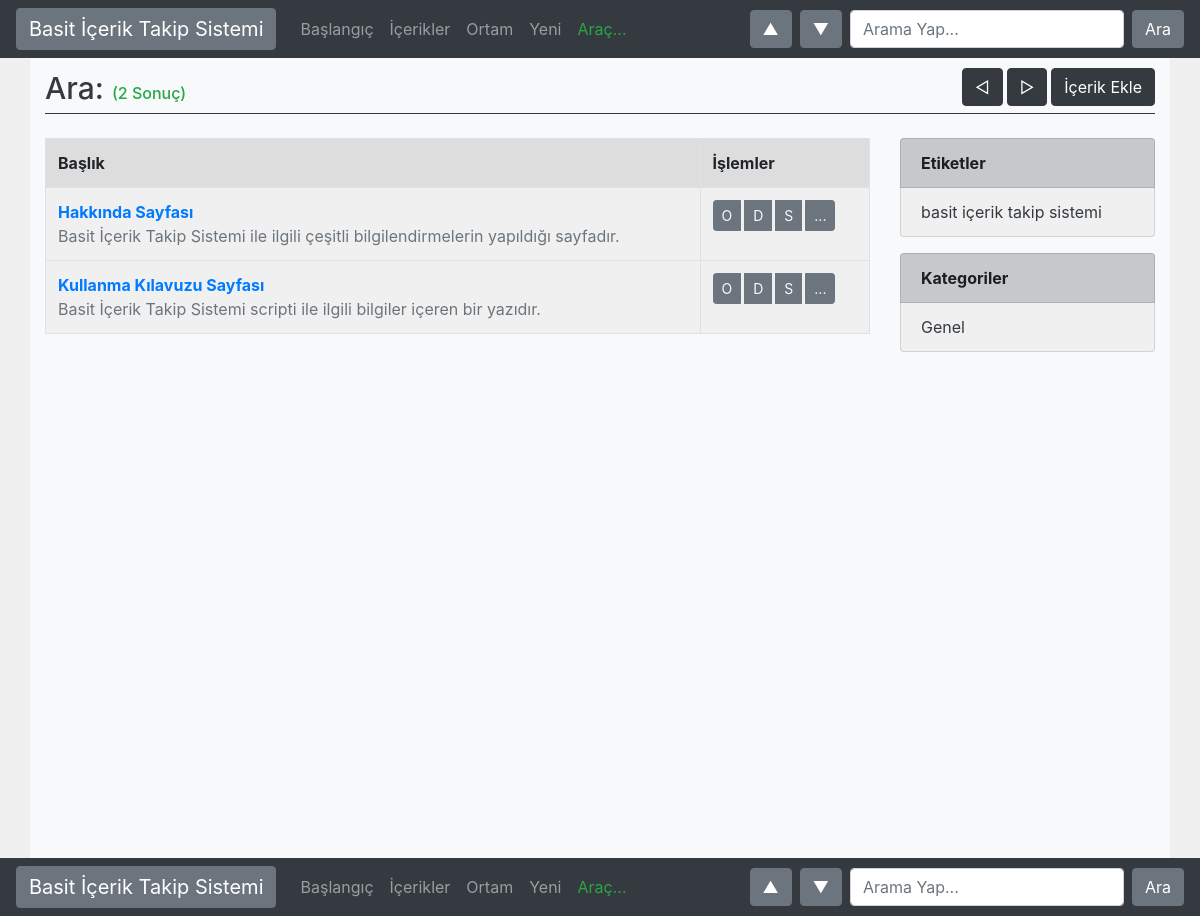
/ara.php, run on the app's committed database.
### tables this page shows
CREATE TABLE "icerik" (
	"id"	INTEGER NOT NULL PRIMARY KEY AUTOINCREMENT UNIQUE,
	"baslik"	TEXT,
	"icerik_html"	TEXT,
	"icerik_sade"	TEXT,
	"icerik_tur"	TEXT DEFAULT 'icerik',
	"eklenme_tarihi"	REAL DEFAULT CURRENT_TIMESTAMP,
	"kategori"	BLOB,
	"etiket"	TEXT,
	"baglanti"	TEXT NOT NULL UNIQUE,
	"dosya"	TEXT
);

### parametre.php (called while the page is built, shortened)
<?php
	$kisaltma = "";

### sayfalama.php (called while the page is built, shortened)
<?php
	$sayfaBasiIcerik = 20;
	$gecerliSayfa = $_GET['sayfa'] ?? 1;
	$offset = ($gecerliSayfa - 1) * $sayfaBasiIcerik;

### kalip/tablo-satir.php (the view)
<tr>
	<td>
		<a class="text-primary" href="icerik-goruntule.php?id=<?php echo $kayit['id']; ?>" class="text text-danger">
		<strong><?php echo $kayit['baslik']; ?></strong>
		</a>
		<br><span class="text-secondary"><?php echo strip_tags(explode("", $kayit['icerik_html'])[0]); ?></span>
	</td>
	<td>
		<div class="btn-group duzenleme-alani">
			<a href="icerik-goruntule.php?id=<?php echo $kayit['id']; ?>" target="_blank" class="btn btn-sm btn-secondary text-light mr-1">O</a>
			<a href="icerik-duzenle.php?id=<?php echo $kayit['id']; ?>" target="_blank" class="btn btn-sm btn-secondary text-light mr-1">D</a>
			<a href="icerik-sil.php?id=<?php echo $kayit['id']; ?>" target="_blank" class="btn btn-sm btn-secondary text-light mr-1" onclick="return window.confirm('İçerik silinecek. Onaylıyor musunuz?');">S</a>
			<a href="statik-sayfa.php?id=<?php echo $kayit['id']; ?>" target="_blank" class="btn btn-sm btn-secondary text-light mr-1">...</a>
		</div>
	</td>
</tr>

### ara.php (shortened to what this page needs)
<?php require_once('getir.php'); ?>
<?php
    $title = "Ara: " . $_GET['terim'] . $kisaltma;
    require_once('header.php');
?>
<?php
    $search = $_GET['terim'];
    require_once('sayfalama.php');
    $sayfa = $_GET['sayfa'] ?? 1;
    $icerikSayisiSql = "SELECT COUNT(*) FROM icerik WHERE baslik || '\n' || icerik_html LIKE '%$search%'";
    $count = $db->querySingle($icerikSayisiSql);
    $sql ="SELECT * FROM icerik WHERE baslik || '\n' || icerik_html LIKE '%$search%' LIMIT '$sayfaBasiIcerik' OFFSET '$offset'";
    $sonuc = $db->query($sql);
?>
<div class="container min-vh-100 bg-light">
    <div class="row">
        <div class="col">
            <h1 class="page-title text-dark">
                <?php echo $title . " <span class='text-success'>(". $count . " Sonuç)"; ?>
                <a href="index.php" class="btn btn-dark float-right">İçerik Ekle</a>
                <?php echo HtmlYapi::BirSayfaIleriGit("?terim=" . $search . "&sayfa=", $sayfa); ?>
                <?php echo HtmlYapi::BirSayfaGeriGit("?terim=" . $search . "&sayfa=", $sayfa); ?>
            </h1>
        </div>
    </div>
    <div class="row">
        <div class="col-lg-9 mt-3">
            <table class="table table-bordered bg-acik-gri _table-striped">
                <?php
                    require_once('kalip/tablo-baslik.php');
                    while($kayit = $sonuc->fetchArray(SQLITE3_ASSOC)) {
                        require('kalip/tablo-satir.php');
                    }
                ?>
            </table>
        </div>
        <div class="col-lg-3">
         <p><?php require_once('kalip/etiket-listele-sidebar.php'); ?></p>
         <p><?php require_once('kalip/kategori-listele-sidebar.php') ?></p>
        </div>
    </div>
</div>
<?php require_once('footer.php'); ?>

### css/style.css (style rules this page uses)
* { font-size:16px; }
.bg-acik-gri { background-color: #f0f0f0; }
.page-title { line-height: 40px; border-bottom: 1px solid #343a40; margin-top: 10px; font-size: 30px; }

### data on the page
icerik: baslik "Hakkında Sayfası", icerik_html "Basit İçerik Takip Sistemi ile ilgili çeşitli bilgilendirmelerin yapıldığı sayfadır."
icerik: baslik "Kullanma Kılavuzu Sayfası", icerik_html "Basit İçerik Takip Sistemi scripti ile ilgili bilgiler içeren bir yazıdır."

### other printed values
$siteAdi "Basit İçerik Takip Sistemi"
$title "Ara:"
$count "2"
$d "basit içerik takip sistemi"
$d "Genel"
